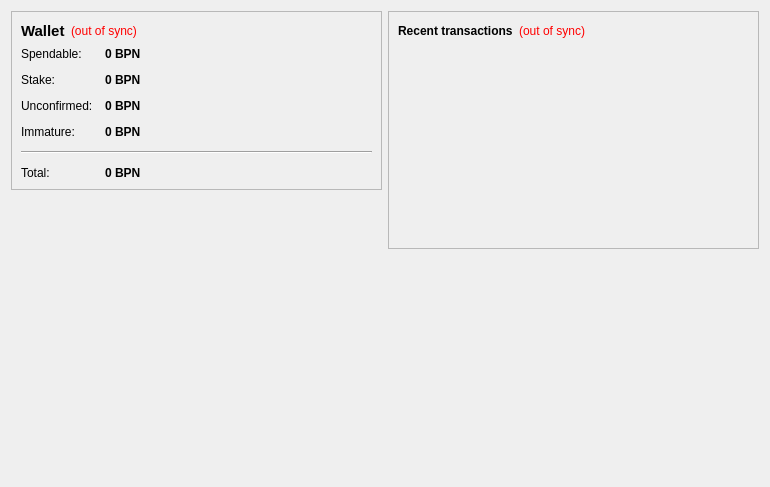
<?xml version="1.0" encoding="UTF-8"?>
<ui version="4.0">
 <class>OverviewPage</class>
 <widget class="QWidget" name="OverviewPage">
  <property name="geometry">
   <rect>
    <x>0</x>
    <y>0</y>
    <width>770</width>
    <height>487</height>
   </rect>
  </property>
  <property name="windowTitle">
   <string>Form</string>
  </property>
  <layout class="QHBoxLayout" name="horizontalLayout" stretch="1,1">
   <item>
    <layout class="QVBoxLayout" name="verticalLayout_2">
     <item>
      <widget class="QFrame" name="frame">
       <property name="frameShape">
        <enum>QFrame::StyledPanel</enum>
       </property>
       <property name="frameShadow">
        <enum>QFrame::Raised</enum>
       </property>
       <layout class="QVBoxLayout" name="verticalLayout_4">
        <item>
         <layout class="QHBoxLayout" name="horizontalLayout_4">
          <item>
           <widget class="QLabel" name="label_5">
            <property name="font">
             <font>
              <pointsize>11</pointsize>
              <weight>75</weight>
              <bold>true</bold>
             </font>
            </property>
            <property name="text">
             <string>Wallet</string>
            </property>
           </widget>
          </item>
          <item>
           <widget class="QLabel" name="labelWalletStatus">
            <property name="toolTip">
             <string>The displayed information may be out of date. Your wallet automatically synchronizes with the BlockPanther network after a connection is established, but this process has not completed yet.</string>
            </property>
            <property name="styleSheet">
             <string notr="true">QLabel { color: red; }</string>
            </property>
            <property name="text">
             <string notr="true">(out of sync)</string>
            </property>
            <property name="alignment">
             <set>Qt::AlignLeading|Qt::AlignLeft|Qt::AlignVCenter</set>
            </property>
           </widget>
          </item>
          <item>
           <spacer name="horizontalSpacer_2">
            <property name="orientation">
             <enum>Qt::Horizontal</enum>
            </property>
            <property name="sizeHint" stdset="0">
             <size>
              <width>40</width>
              <height>20</height>
             </size>
            </property>
           </spacer>
          </item>
         </layout>
        </item>
        <item>
         <layout class="QFormLayout" name="formLayout_2">
          <property name="fieldGrowthPolicy">
           <enum>QFormLayout::AllNonFixedFieldsGrow</enum>
          </property>
          <property name="horizontalSpacing">
           <number>12</number>
          </property>
          <property name="verticalSpacing">
           <number>12</number>
          </property>
          <item row="0" column="0">
           <widget class="QLabel" name="label">
            <property name="text">
             <string>Spendable:</string>
            </property>
           </widget>
          </item>
          <item row="0" column="1">
           <widget class="QLabel" name="labelBalance">
            <property name="font">
             <font>
              <weight>75</weight>
              <bold>true</bold>
             </font>
            </property>
            <property name="cursor">
             <cursorShape>IBeamCursor</cursorShape>
            </property>
            <property name="toolTip">
             <string>Your current spendable balance</string>
            </property>
            <property name="text">
             <string notr="true">0 BPN</string>
            </property>
            <property name="textInteractionFlags">
             <set>Qt::LinksAccessibleByMouse|Qt::TextSelectableByKeyboard|Qt::TextSelectableByMouse</set>
            </property>
           </widget>
          </item>
          <item row="1" column="0">
           <widget class="QLabel" name="label_6">
            <property name="text">
             <string>Stake:</string>
            </property>
           </widget>
          </item>
          <item row="1" column="1">
           <widget class="QLabel" name="labelStake">
            <property name="font">
             <font>
              <weight>75</weight>
              <bold>true</bold>
             </font>
            </property>
            <property name="cursor">
             <cursorShape>IBeamCursor</cursorShape>
            </property>
            <property name="toolTip">
             <string>Total of coins that was staked, and do not yet count toward the current balance</string>
            </property>
            <property name="text">
             <string notr="true">0 BPN</string>
            </property>
            <property name="textInteractionFlags">
             <set>Qt::LinksAccessibleByMouse|Qt::TextSelectableByKeyboard|Qt::TextSelectableByMouse</set>
            </property>
           </widget>
          </item>
          <item row="2" column="0">
           <widget class="QLabel" name="label_3">
            <property name="text">
             <string>Unconfirmed:</string>
            </property>
           </widget>
          </item>
          <item row="2" column="1">
           <widget class="QLabel" name="labelUnconfirmed">
            <property name="font">
             <font>
              <weight>75</weight>
              <bold>true</bold>
             </font>
            </property>
            <property name="cursor">
             <cursorShape>IBeamCursor</cursorShape>
            </property>
            <property name="toolTip">
             <string>Total of transactions that have yet to be confirmed, and do not yet count toward the current balance</string>
            </property>
            <property name="text">
             <string notr="true">0 BPN</string>
            </property>
            <property name="textInteractionFlags">
             <set>Qt::LinksAccessibleByMouse|Qt::TextSelectableByKeyboard|Qt::TextSelectableByMouse</set>
            </property>
           </widget>
          </item>
          <item row="3" column="0">
           <widget class="QLabel" name="labelImmatureText">
            <property name="text">
             <string>Immature:</string>
            </property>
           </widget>
          </item>
          <item row="3" column="1">
           <widget class="QLabel" name="labelImmature">
            <property name="font">
             <font>
              <weight>75</weight>
              <bold>true</bold>
             </font>
            </property>
            <property name="toolTip">
             <string>Mined balance that has not yet matured</string>
            </property>
            <property name="text">
             <string notr="true">0 BPN</string>
            </property>
            <property name="textInteractionFlags">
             <set>Qt::LinksAccessibleByMouse|Qt::TextSelectableByKeyboard|Qt::TextSelectableByMouse</set>
            </property>
           </widget>
          </item>
          <item row="4" column="0" colspan="2">
           <widget class="Line" name="line">
            <property name="orientation">
             <enum>Qt::Horizontal</enum>
            </property>
           </widget>
          </item>
          <item row="5" column="0">
           <widget class="QLabel" name="labelTotalText">
            <property name="text">
             <string>Total:</string>
            </property>
           </widget>
          </item>
          <item row="5" column="1">
           <widget class="QLabel" name="labelTotal">
            <property name="font">
             <font>
              <weight>75</weight>
              <bold>true</bold>
             </font>
            </property>
            <property name="cursor">
             <cursorShape>IBeamCursor</cursorShape>
            </property>
            <property name="toolTip">
             <string>Your current total balance</string>
            </property>
            <property name="text">
             <string notr="true">0 BPN</string>
            </property>
            <property name="textInteractionFlags">
             <set>Qt::LinksAccessibleByMouse|Qt::TextSelectableByKeyboard|Qt::TextSelectableByMouse</set>
            </property>
           </widget>
          </item>
         </layout>
        </item>
       </layout>
      </widget>
     </item>
     <item>
      <spacer name="verticalSpacer">
       <property name="orientation">
        <enum>Qt::Vertical</enum>
       </property>
       <property name="sizeHint" stdset="0">
        <size>
         <width>20</width>
         <height>40</height>
        </size>
       </property>
      </spacer>
     </item>
     <item>
      <widget class="QLabel" name="label_2">
       <property name="autoFillBackground">
        <bool>true</bool>
       </property>
       <property name="text">
        <string/>
       </property>
       <property name="pixmap">
        <pixmap resource="../bitcoin.qrc">:/icons/coinbg</pixmap>
       </property>
       <property name="scaledContents">
        <bool>false</bool>
       </property>
       <property name="margin">
        <number>0</number>
       </property>
      </widget>
     </item>
    </layout>
   </item>
   <item>
    <layout class="QVBoxLayout" name="verticalLayout_3">
     <item>
      <widget class="QFrame" name="frame_2">
       <property name="frameShape">
        <enum>QFrame::StyledPanel</enum>
       </property>
       <property name="frameShadow">
        <enum>QFrame::Raised</enum>
       </property>
       <layout class="QVBoxLayout" name="verticalLayout">
        <item>
         <layout class="QHBoxLayout" name="horizontalLayout_2">
          <item>
           <widget class="QLabel" name="label_4">
            <property name="text">
             <string>&lt;b&gt;Recent transactions&lt;/b&gt;</string>
            </property>
           </widget>
          </item>
          <item>
           <widget class="QLabel" name="labelTransactionsStatus">
            <property name="toolTip">
             <string>The displayed information may be out of date. Your wallet automatically synchronizes with the BlockPanther network after a connection is established, but this process has not completed yet.</string>
            </property>
            <property name="styleSheet">
             <string notr="true">QLabel { color: red; }</string>
            </property>
            <property name="text">
             <string notr="true">(out of sync)</string>
            </property>
            <property name="alignment">
             <set>Qt::AlignRight|Qt::AlignTrailing|Qt::AlignVCenter</set>
            </property>
           </widget>
          </item>
          <item>
           <spacer name="horizontalSpacer">
            <property name="orientation">
             <enum>Qt::Horizontal</enum>
            </property>
            <property name="sizeHint" stdset="0">
             <size>
              <width>40</width>
              <height>20</height>
             </size>
            </property>
           </spacer>
          </item>
         </layout>
        </item>
        <item>
         <widget class="QListView" name="listTransactions">
          <property name="styleSheet">
           <string notr="true">QListView { background: transparent; }</string>
          </property>
          <property name="frameShape">
           <enum>QFrame::NoFrame</enum>
          </property>
          <property name="verticalScrollBarPolicy">
           <enum>Qt::ScrollBarAlwaysOff</enum>
          </property>
          <property name="horizontalScrollBarPolicy">
           <enum>Qt::ScrollBarAlwaysOff</enum>
          </property>
          <property name="selectionMode">
           <enum>QAbstractItemView::NoSelection</enum>
          </property>
         </widget>
        </item>
       </layout>
      </widget>
     </item>
     <item>
      <spacer name="verticalSpacer_2">
       <property name="orientation">
        <enum>Qt::Vertical</enum>
       </property>
       <property name="sizeHint" stdset="0">
        <size>
         <width>20</width>
         <height>40</height>
        </size>
       </property>
      </spacer>
     </item>
    </layout>
   </item>
  </layout>
 </widget>
 <resources/>
 <connections/>
</ui>
